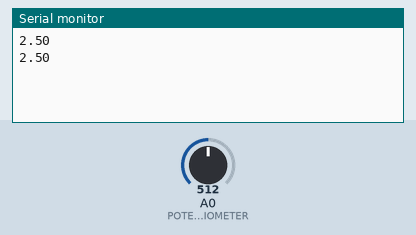
Simulated run of this sketch. Board: Arduino Uno, built with avr-gcc and run on an emulated ATmega328P. Shown: the last lines printed to the serial monitor. Inputs (shaded band) come from the test bench; at power-on: A0 (POTENTIOMETER) = 512.

Above: at 1.8 s.
1.9 s: A0 (POTENTIOMETER) set to 716
At 2.7 s:
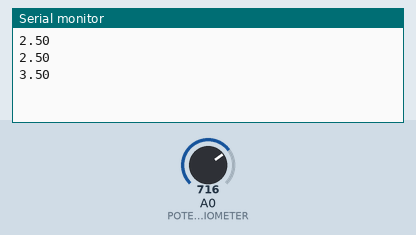
3.4 s: A0 (POTENTIOMETER) set to 900
At 4.8 s:
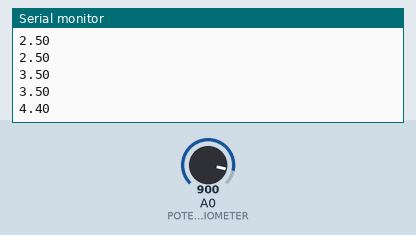
Timing chart, 0 to 6.4 s (numbered marks = the images above; inputs shaded):
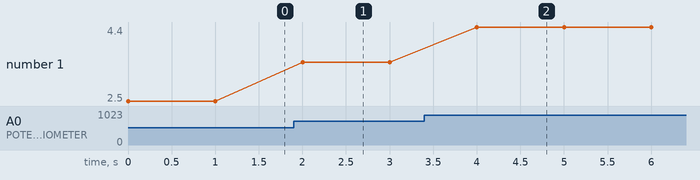

The sketch:

ReadFromArduinoCLI.ino
```cpp
void setup()
{
      Serial.begin(9600);
}

int PotentiometerValue = 0;
float voltage;

void loop()
{

      PotentiometerValue = analogRead(A0);           //READ VALUE OF POTENTIOMETER CONNECTED TO A0
      voltage=(5.0/1023.0*PotentiometerValue);

      Serial.println(voltage);

      delay(1000);
}
```

Measured:
- after the input at 1.9 s, the serial monitor: prints a new line after 0.10 s (image 1)
- after the input at 3.4 s, the serial monitor: prints a new line after 0.60 s (image 2)
- plotted number 1: 2.5 → 3.5 after the input at 1.9 s, 3.5 → 4.4 after the input at 3.4 s
